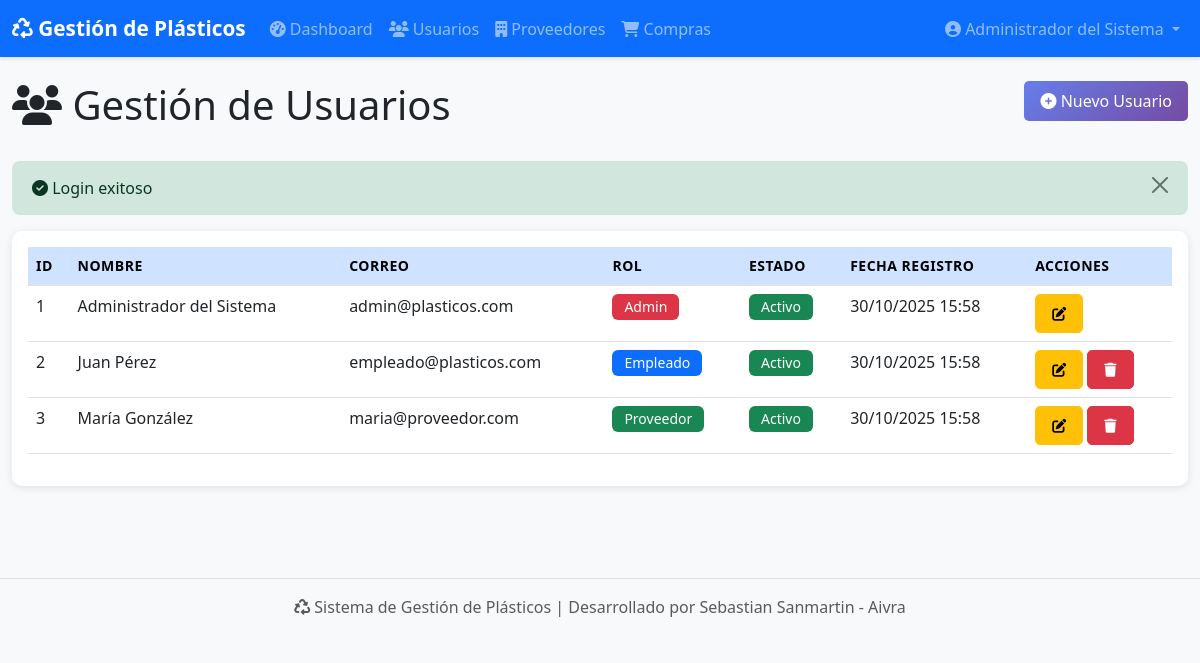
The page /views/usuarios/listar.php (signed in) on the database its author committed.
### tables this page shows
CREATE TABLE IF NOT EXISTS usuarios (
    id_usuario INT AUTO_INCREMENT PRIMARY KEY,
    nombre VARCHAR(100) NOT NULL,
    correo VARCHAR(100) UNIQUE NOT NULL,
    contraseña_hash VARCHAR(255) NOT NULL,
    rol ENUM('admin', 'empleado', 'proveedor') DEFAULT 'empleado',
    estado ENUM('activo', 'inactivo') DEFAULT 'activo',
    fecha_registro TIMESTAMP DEFAULT CURRENT_TIMESTAMP
);

### config/conexion.php (called while the page is built, shortened)
<?php
class Database {
    private static $instance = null;
    private $conexion;
    private function __construct() {
        try {
            $dsn = "mysql:host=" . DB_HOST . ";port=" . DB_PORT . ";dbname=" . DB_NAME . ";charset=" . DB_CHARSET;
            $opciones = [
                PDO::ATTR_ERRMODE            => PDO::ERRMODE_EXCEPTION,
                PDO::ATTR_DEFAULT_FETCH_MODE => PDO::FETCH_ASSOC,
                PDO::ATTR_EMULATE_PREPARES   => false,
                PDO::MYSQL_ATTR_INIT_COMMAND => "SET NAMES utf8mb4"
            ];
            $this->conexion = new PDO($dsn, DB_USER, DB_PASS, $opciones);
        } catch (PDOException $e) {
            error_log("Error de conexión: " . $e->getMessage());
            die("Error al conectar con la base de datos. Por favor contacte al administrador.");
        }
    }
    public static function getInstance() {
        if (self::$instance === null) {
            self::$instance = new self();
        }
        return self::$instance;
    }
    public function getConexion() {
        return $this->conexion;
    }
}
function getDB() {
    return Database::getInstance()->getConexion();
}
?>

### controllers/UsuarioController.php (called while the page is built, shortened)
<?php
require_once __DIR__ . '/../models/Usuario.php';
class UsuarioController {
    private $modelo;
    public function __construct() {
        $this->modelo = new Usuario();
    }
    public function listar() {
        return $this->modelo->obtenerTodos();
    }
}
?>

### models/Usuario.php (called while the page is built, shortened)
<?php
require_once __DIR__ . '/../config/conexion.php';
class Usuario {
    private $db;
    public function __construct() {
        $this->db = getDB();
    }
    public function obtenerTodos() {
        try {
            $sql = "SELECT id_usuario, nombre, correo, rol, estado, fecha_registro
                    FROM usuarios ORDER BY fecha_registro DESC";
            $stmt = $this->db->query($sql);
            return $stmt->fetchAll();
        } catch (PDOException $e) {
            error_log("Error al obtener usuarios: " . $e->getMessage());
            return [];
        }
    }
}
?>

### views/usuarios/listar.php (the view, shortened to what this page needs)
<?php
require_once __DIR__ . '/../includes/funciones.php';
require_once __DIR__ . '/../../controllers/UsuarioController.php';
$controller = new UsuarioController();
$usuarios = $controller->listar();
?>
<div class="container-fluid py-4">
    <div class="row mb-4">
        <div class="col-md-8">
            <h1><i class="fas fa-users"></i> Gestión de Usuarios</h1>
        </div>
        <div class="col-md-4 text-end">
            <a href="/plasticos/views/usuarios/crear.php" class="btn btn-primary">
                <i class="fas fa-plus-circle"></i> Nuevo Usuario
            </a>
        </div>
    </div>
    <?php
    if (isset($_SESSION['mensaje'])) {
        mostrarAlerta($_SESSION['mensaje'], $_SESSION['tipo_mensaje'] ?? 'info');
        unset($_SESSION['mensaje'], $_SESSION['tipo_mensaje']);
    }
    ?>
    <div class="card">
        <div class="card-body">
            <div class="table-responsive">
                <table class="table table-hover">
                    <thead class="table-primary">
                        <tr>
                            <th>ID</th>
                            <th>Nombre</th>
                            <th>Correo</th>
                            <th>Rol</th>
                            <th>Estado</th>
                            <th>Fecha Registro</th>
                            <th>Acciones</th>
                        </tr>
                    </thead>
                    <tbody>
                        <?php foreach ($usuarios as $usuario): ?>
                        <tr>
                            <td><?php echo $usuario['id_usuario']; ?></td>
                            <td><?php echo htmlspecialchars($usuario['nombre']); ?></td>
                            <td><?php echo htmlspecialchars($usuario['correo']); ?></td>
                            <td>
                                <span class="badge bg-<?php echo $usuario['rol'] === 'admin' ? 'danger' : ($usuario['rol'] === 'empleado' ? 'primary' : 'success'); ?>">
                                    <?php echo ucfirst($usuario['rol']); ?>
                                </span>
                            </td>
                            <td>
                                <span class="badge bg-<?php echo $usuario['estado'] === 'activo' ? 'success' : 'secondary'; ?>">
                                    <?php echo ucfirst($usuario['estado']); ?>
                                </span>
                            </td>
                            <td><?php echo formatearFecha($usuario['fecha_registro'], 'd/m/Y H:i'); ?></td>
                            <td>
                                <a href="/plasticos/views/usuarios/editar.php?id=<?php echo $usuario['id_usuario']; ?>" class="btn btn-sm btn-warning">
                                    <i class="fas fa-edit"></i>
                                </a>
                                <?php if ($usuario['id_usuario'] != $_SESSION['usuario_id']): ?>
                                <form method="POST" style="display:inline;" onsubmit="return confirm('¿Está seguro de eliminar este usuario?');">
                                    <button type="submit" name="eliminar" class="btn btn-sm btn-danger">
                                        <i class="fas fa-trash"></i>
                                    </button>
                                </form>
                                <?php endif; ?>
                            </td>
                        </tr>
                        <?php endforeach; ?>
                    </tbody>
                </table>
            </div>
        </div>
    </div>
</div>

### assets/css/estilos.css (style rules this page uses)
:root { --primary-color: #667eea; --secondary-color: #764ba2; --success-color: #28a745; --danger-color: #dc3545; --warning-color: #ffc107; --info-color: #17a2b8; }
body { font-family: 'Segoe UI', Tahoma, Geneva, Verdana, sans-serif; background-color: #f8f9fa; }
.card { border: none; border-radius: 10px; box-shadow: 0 2px 8px rgba(0,0,0,0.1); margin-bottom: 20px; transition: transform 0.2s, box-shadow 0.2s; }
.btn { border-radius: 5px; padding: 8px 16px; font-weight: 500; transition: all 0.3s ease; }
.btn-primary { background: linear-gradient(135deg, var(--primary-color) 0%, var(--secondary-color) 100%); border: none; }
.table { background-color: white; }
.table thead th { border-bottom: 2px solid #dee2e6; text-transform: uppercase; font-size: 0.875rem; font-weight: 600; letter-spacing: 0.5px; }
.badge { padding: 6px 12px; font-weight: 500; font-size: 0.875rem; }
.card, .alert { animation: fadeIn 0.3s ease-in; }

### rows shown on the page
usuarios: id_usuario "1", nombre "Administrador del Sistema", correo "admin@plasticos.com", rol "Admin", estado "Activo", fecha_registro "30/10/2025 15:58"
usuarios: id_usuario "2", nombre "Juan Pérez", correo "empleado@plasticos.com", rol "Empleado", estado "Activo", fecha_registro "30/10/2025 15:58"
usuarios: id_usuario "3", nombre "María González", correo "maria@proveedor.com", rol "Proveedor", estado "Activo", fecha_registro "30/10/2025 15:58"

### other values the page prints
$nombreUsuario "Administrador del Sistema"
$mensaje "Login exitoso"
